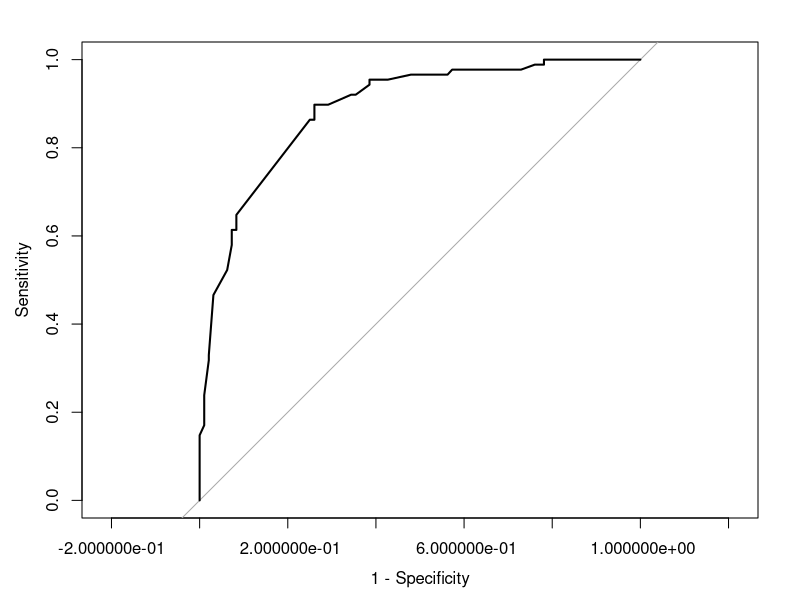
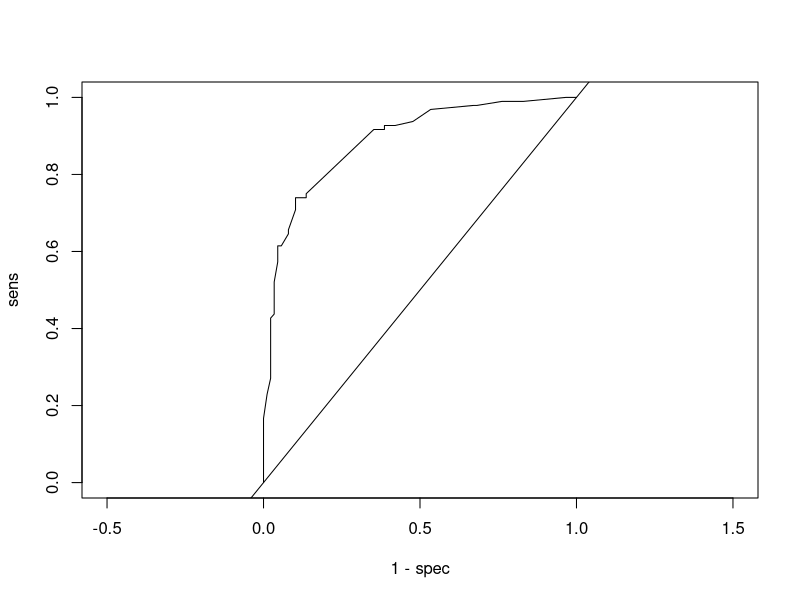
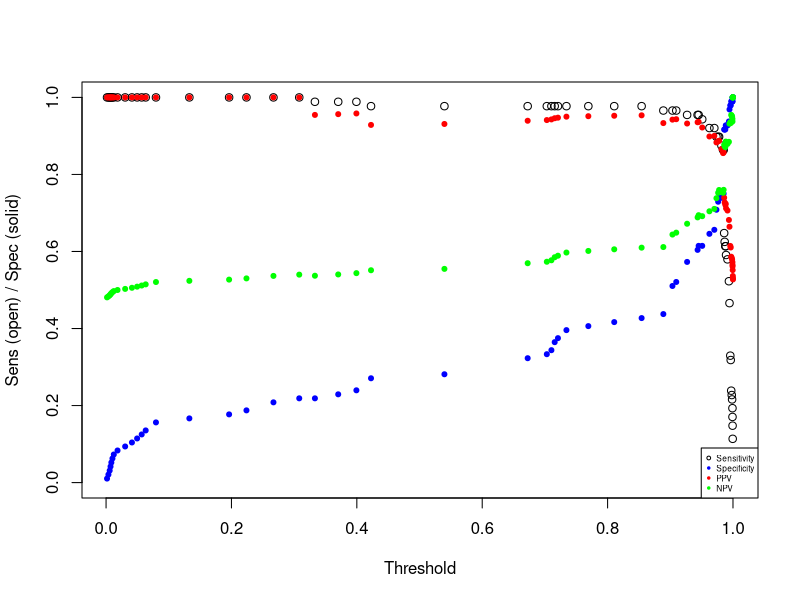
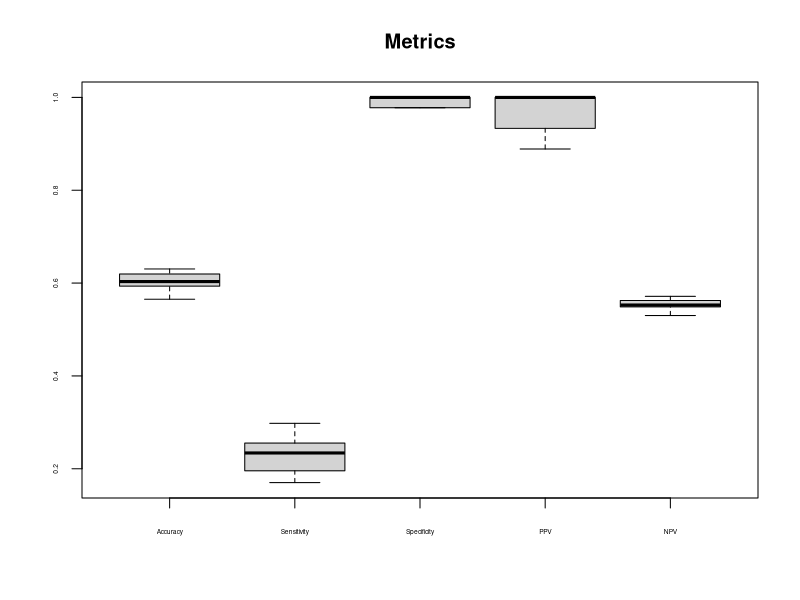
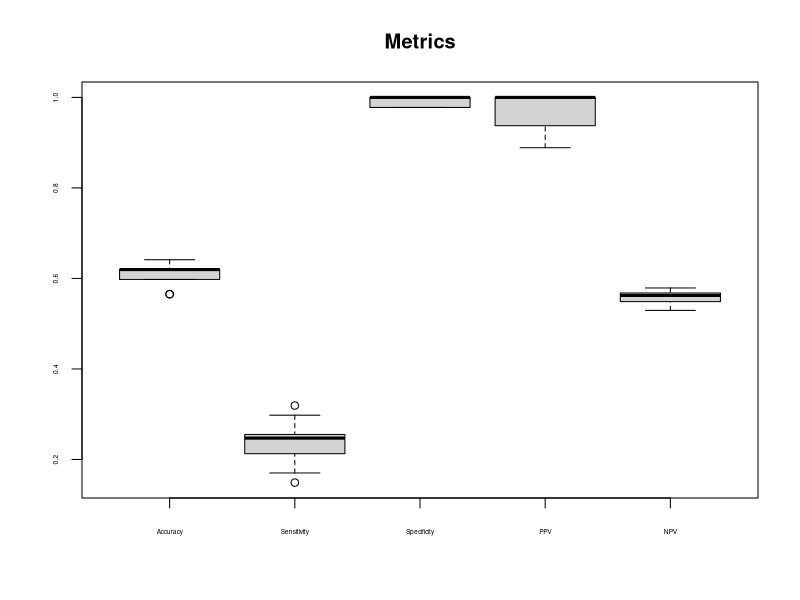
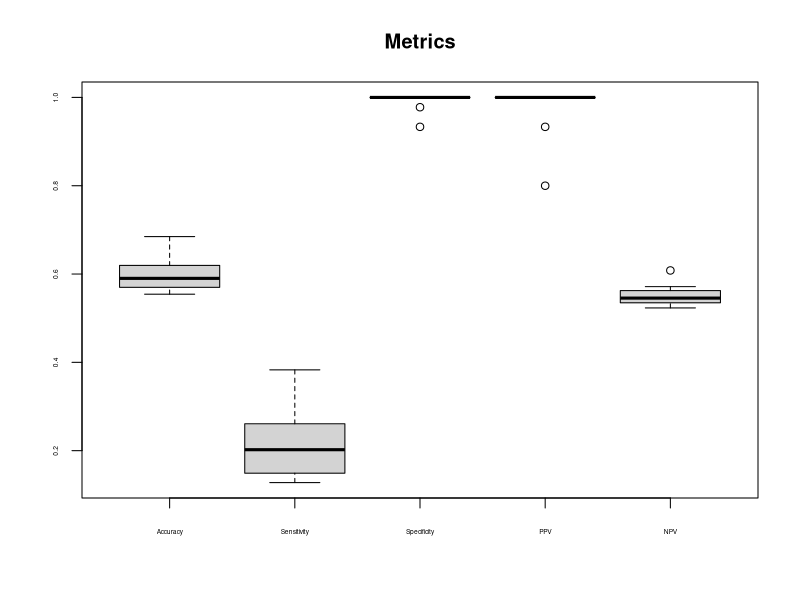
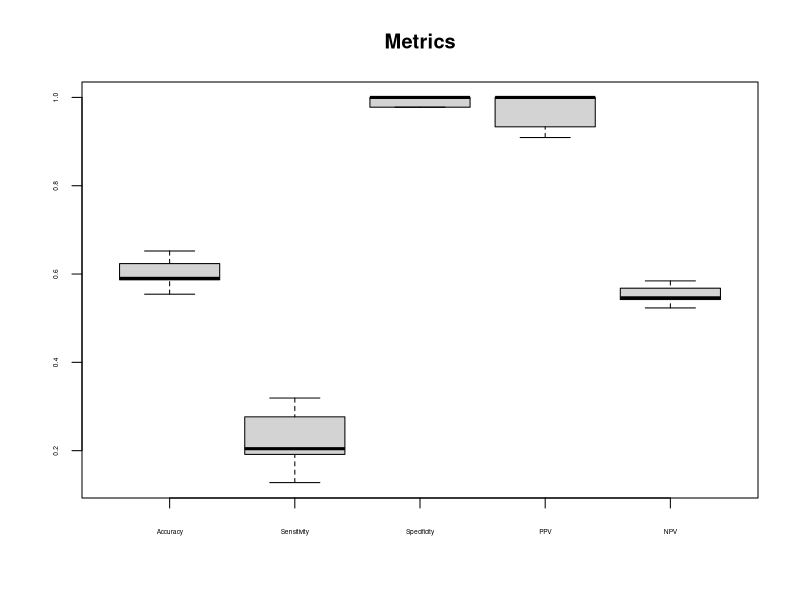

Here is the R script that generated these plots, in order:
## ---- chunk 1
knitr::opts_chunk$set(echo = TRUE)
## ---- chunk 2
#Reading in file
#install.packages("readxl")
library(readxl)
BabyShop <- read_excel("BabyShop.xlsx")
## ---- chunk 3
#1: Training and Testing Set
set.seed(935)
s <- sample(c(1:nrow(BabyShop)), .8*nrow(BabyShop))
train <- BabyShop[s,]
test <- BabyShop[-s,]
## ---- chunk 4
#2: Logistic Model
log.train <- glm(PREGNANT ~ ., data = train, family = binomial)
summary(log.train)
#Insignificant Variables Testing: 
train2 <- train[,-c(2,11)]
test2 <- test[,-c(2,11)]
log.train2 <- glm(PREGNANT ~ ., data = train2, family = binomial)
summary(log.train2)
## ---- chunk 5
#2 cont'd:  Further Testing Insignificant variables
library(car) 
vif(log.train)
train3 <- train[,-c(1,2,11)]
test3 <- test[,-c(1,2,11)]
log.train3 <-  glm(PREGNANT ~ ., data = train3, family = binomial)
summary(log.train3)
anova(log.train, log.train3, test="Chisq")
#I decided to use vif and anova test to determine if I should remove Implied Gender, Home_Apt_Po_Box, and Sea Bands
#VIF: The VIF values are low, so multicollinearity is not a problem.
#ANOVA: The p value of 0.4721 >.05. This shows that removing the variables does not worsen the model, and there is no significant differences.
#Conclusion: Since removing the variables does not hurt the model and makes all variables significant, I decided to make a model without the variables Implied Gender, Home_Apt_Po_Box, and Sea Bands. 
## ---- chunk 6
#3:ROC model and AUC
library(pROC)
test.PREGNANT <- factor(test3$PREGNANT, levels = c("1", "0"))  
probs.test <- predict(log.train3, newdata = test3, type = "response")
rocCurve <- roc(response = test.PREGNANT, predictor = probs.test)
plot(rocCurve, legacy.axes = TRUE)
auc(rocCurve)
##The 0.8885 auc is good for predicting; 1 is the highest it can be, so 0.8885 means the model is very good at predicting but not perfect. (TPR close to 1, FPR Low)
## ---- chunk 7
#Bonus 1: ROC Curve
#setting up vectors for loop
thresh <- seq(from = 0, to = 1, by=.005) #I did 1/200=.005
n <- length(thresh)
sens <- numeric(n)
spec <- numeric(n)

#loop for sens and spec values
for(i in 1:n){
  pred.test_bonus <- ifelse(probs.test >= thresh[i], 1, 0)  
  pred.test_bonus <- factor(pred.test_bonus, levels = c("1", "0"))
  t <- table(pred.test_bonus, test.PREGNANT)
  sens[i] <- t[1,1]/sum(t[1,1]+t[2,1])
  spec[i] <- t[2,2]/sum(t[1,2]+t[2,2])
  
}

## Roc Curve by hand:
par(mfrow=c(1,1))
plot(1-spec, sens, ylim=c(0,1), xlim=c(-.5,1.5), type="l")
abline(a=0, b=1)
## ---- chunk 8
#Bonus 2: 
#trapezoidal rule 
-sum(diff(1-spec) * ((sens[-1] + sens[-length(sens)]) / 2)) 
#0.8876065 is similar to 0.8885, but a little off since trapezoidal rule is more an an estimate. Also, I had to take the negative of the sum. Overall, the auc is close to 1 so it has good prediction power/ high TPR and low FPR. 
## ---- chunk 9
#4a: Simultaneous Sens, Spec, PPV, and NPV Crossplot

library(caret)
test.PREGNANT <- factor(test3$PREGNANT, levels = c("1", "0")) #had to set as factor, was not recognizing PREGNANT as one

#vectors for loop
thresholds <- rocCurve$thresholds
ppv <- numeric(length(thresholds))
npv <- numeric(length(thresholds))

#loop to get ppv and npv values
for (i in seq_along(thresholds)) {
  t <- thresholds[i]
  pred.test <- ifelse(probs.test > t, 1, 0)
  pred.test <- factor(pred.test, levels = c("1", "0")) 
  cm <- confusionMatrix(data = pred.test, reference = test.PREGNANT, positive = "1")
  ppv[i] <- cm$byClass['Pos Pred Value']
  npv[i] <- cm$byClass['Neg Pred Value']
}

#Plot with sens, spec, ppv, and npv
plot(rev(thresholds), rocCurve$sensitivities, 
     ylab = "Sens (open) / Spec (solid)", xlab = "Threshold")
points(rev(thresholds), rocCurve$specificities, col = "blue", pch = 20)
points(rev(thresholds), ppv, col = "red", pch = 20)  
points(rev(thresholds), npv, col = "green", pch = 20)
legend("bottomright", legend = c("Sensitivity", "Specificity", "PPV", "NPV"),col = c("black", "blue", "red", "green"), pch = c(1,20,20,20), cex = 0.5) #had to change pch for sensitivity on the legend so it looked open; also cex to make legend smaller because it covered graph too much
## ---- chunk 10
#4b: Plot estimation
#using plot: specificity around .95 threshold for .9 spec

#4c: finding actual with subset
threshold_specific <- data.frame(threshold = rev(rocCurve$thresholds),sensitivity = rocCurve$sensitivities, specificity = rocCurve$specificities)
print(subset(threshold_specific, specificity >= 0.9))
#actual minimum threshold: 0.9859469
## ---- chunk 11
#5a: Predict/Confusion Matrix
pred.test2 <- ifelse(probs.test > 0.9859469, 1, 0)
pred.test2 <- factor(pred.test2, levels = c("1", "0")) 
c <- confusionMatrix(data=pred.test2, test.PREGNANT, positive = "1")
c

#5b: Values and Interpretations
#Accuracy: The overall correctness of the model in predicting if people were pregnant(1) or not pregnant(0) was .587. 58.7% of the test set had the prediction of pregnant or not pregnant match the actual observation. 
mean(pred.test2 == test3$PREGNANT)  #Accuracy=(21+87)/(21+87+1+75)

#Sensitivity: 21.89% of those that were observed as being pregnant were predicted as being pregnant. The low sensitivity comes from the fact that the company wants to be certain they do not send pregnancy coupons to non pregnant people so less were classified as pregnant(1).
c$byClass[[1]] #Sensitivity=21/(21+75)

#Specificity: 98.86% of those that were observed as being not-pregnant were predicted as being not pregnant. The model was good at predicting non-pregnant observations due to the higher threshold which leads to high specificity.
c$byClass[[2]] # Specificity=87/(87+1)

#Positive Predictive Value: 95.45% of those predicted to be pregnant were actually observed as being pregnant. This high value shows that the company achieved their goal of having high certainty that who they predict to be pregnant and send coupons to is actually pregnant. 
c$byClass[[3]] #PPV=21/(21+1)

#Negative predictive value: 53.70 % of those predicted to be not-pregnant were actually observed as being not-pregnant. This lower percentage makes sense because the company was trying to be cautious/certain so some observed pregnant people were predicted to be not pregnant. 
c$byClass[[4]] #NPV=87/(87+75)
## ---- chunk 12
#1a: k=10 values
library(caret)
#Removing the insignificant variables from part 1
BabyShop2 <- BabyShop[, -c(1, 2, 11)]
BabyShop2$PREGNANT <- factor(BabyShop2$PREGNANT, levels = c(0, 1), labels = c("NonPregnant", "Pregnant")) #doing this in case it does not recognize as factor again

#myControl: from DataCamp lesson
myControl <- trainControl(
  method = "cv",
  number = 10,
  summaryFunction = twoClassSummary,
  classProbs = TRUE,
  savePredictions = "final",  
  verboseIter = TRUE
)

#Train() with full data set/cross validation
cv.model <- train(PREGNANT ~ ., data = BabyShop2, method = "glm", family = binomial(), trControl = myControl)
#predictions and threshold
predictions <- cv.model$pred
threshold <- 0.9859469

#Converting probabilities to binary predictions
predictions$pred_class <- ifelse(predictions$Pregnant > threshold, "Pregnant", "NonPregnant")
predictions$pred_class <- factor(predictions$pred_class, levels = c("NonPregnant", "Pregnant"))

#function to get metrics and confusion matrix for each fold
results <- with(predictions, tapply(seq_along(Pregnant), Resample, function(idx) {
  data <- predictions[idx, ]
  cm <- confusionMatrix(data = factor(data$pred_class, levels = c("NonPregnant", "Pregnant")), reference = factor(data$obs, levels = c("NonPregnant", "Pregnant")), positive = "Pregnant")
c(Accuracy = cm$overall['Accuracy'], 
    Sensitivity = cm$byClass['Sensitivity'], 
    Specificity = cm$byClass['Specificity'], 
    PPV = cm$byClass['Pos Pred Value'], 
    NPV = cm$byClass['Neg Pred Value'])
}))

#Turning into data frame for part 1b
library(dplyr)
results_df <- bind_rows(results, .id = "Fold")
print(results_df)
## ---- chunk 13
#1b
#Setting columns up as vectors
accuracy <- results_df$Accuracy.Accuracy
sensitivity <- results_df$Sensitivity.Sensitivity
specificity <- results_df$Specificity.Specificity
ppv <- results_df$`PPV.Pos Pred Value`
npv <- results_df$`NPV.Neg Pred Value`

#simultaneous box plots
boxplot(accuracy, sensitivity, specificity, ppv, npv,
        names = c("Accuracy","Sensitivity", "Specificity", "PPV", "NPV"),
        cex.axis = 0.4,
        main = "Metrics")

## ---- chunk 14
#1c:Summary Measures
#applying summary measures to all columns of dataframe
summary_stats <- sapply(results_df, function(x) {
  c(Mean = mean(x, na.rm = TRUE),
    Median = median(x, na.rm = TRUE),
    SD = sd(x, na.rm = TRUE),
    Min = min(x, na.rm = TRUE),
    Max = max(x, na.rm = TRUE))
})

summary_stats <- as.data.frame(t(summary_stats))
summary_stats
## ---- chunk 15
#2a: value: 0.9851035(below)
#a
library(caret)
#Removing the insignificant variables from part 1
BabyShop2 <- BabyShop[, -c(1, 2, 11)]
BabyShop2$PREGNANT <- factor(BabyShop2$PREGNANT, levels = c(0, 1), labels = c("NonPregnant", "Pregnant"))

#myControl: from DataCamp lesson
myControl <- trainControl(
  method = "cv",
  number = 10,
  summaryFunction = twoClassSummary,
  classProbs = TRUE,
  savePredictions = "final",  
  verboseIter = TRUE
)

#Train() with full data set/cross validation
cv.model <- train(PREGNANT ~ ., data = BabyShop2, method = "glm", family = binomial(), trControl = myControl)

#predictions and threshold
predictions <- cv.model$pred
threshold <- 0.9851035

#Converting probabilities to binary predictions
predictions$pred_class <- ifelse(predictions$Pregnant > threshold, "Pregnant", "NonPregnant")
predictions$pred_class <- factor(predictions$pred_class, levels = c("NonPregnant", "Pregnant"))

#function to get metrics and confusion matrix for each fold
results <- with(predictions, tapply(seq_along(Pregnant), Resample, function(idx) {
  data <- predictions[idx, ]
  cm <- confusionMatrix(data = factor(data$pred_class, levels = c("NonPregnant", "Pregnant")), 
                        reference = factor(data$obs, levels = c("NonPregnant", "Pregnant")), 
                        positive = "Pregnant")
  c(Accuracy = cm$overall['Accuracy'], 
    Sensitivity = cm$byClass['Sensitivity'], 
    Specificity = cm$byClass['Specificity'], 
    PPV = cm$byClass['Pos Pred Value'], 
    NPV = cm$byClass['Neg Pred Value'])
}))

#Turning into data frame for part 1b
library(dplyr)
results_df <- bind_rows(results, .id = "Fold")
print(results_df)

#b
#Setting columns up as vectors
accuracy <- results_df$Accuracy.Accuracy
sensitivity <- results_df$Sensitivity.Sensitivity
specificity <- results_df$Specificity.Specificity
ppv <- results_df$`PPV.Pos Pred Value`
npv <- results_df$`NPV.Neg Pred Value`

#simultaneous box plots
boxplot(accuracy, sensitivity, specificity, ppv, npv,
        names = c("Accuracy","Sensitivity", "Specificity", "PPV", "NPV"),
        cex.axis = 0.4,
        main = "Metrics")

#c
#applying summary measures to all columns of dataframe
summary_stats <- sapply(results_df, function(x) {
  c(Mean = mean(x, na.rm = TRUE),
    Median = median(x, na.rm = TRUE),
    SD = sd(x, na.rm = TRUE),
    Min = min(x, na.rm = TRUE),
    Max = max(x, na.rm = TRUE))
})

summary_stats <- as.data.frame(t(summary_stats))
summary_stats
## ---- chunk 16
#2a: value:0.9877573
#a
library(caret)
#Removing the insignificant variables from part 1
BabyShop2 <- BabyShop[, -c(1, 2, 11)]
BabyShop2$PREGNANT <- factor(BabyShop2$PREGNANT, levels = c(0, 1), labels = c("NonPregnant", "Pregnant"))

#myControl: from DataCamp lesson
myControl <- trainControl(
  method = "cv",
  number = 10,
  summaryFunction = twoClassSummary,
  classProbs = TRUE,
  savePredictions = "final",  # Ensure predictions are saved
  verboseIter = TRUE
)

#Train() with full data set/cross validation
cv.model <- train(PREGNANT ~ ., data = BabyShop2, method = "glm", family = binomial(), trControl = myControl)

#predictions and threshold
predictions <- cv.model$pred
threshold <- 0.9877573

#Converting probabilities to binary predictions
predictions$pred_class <- ifelse(predictions$Pregnant > threshold, "Pregnant", "NonPregnant")
predictions$pred_class <- factor(predictions$pred_class, levels = c("NonPregnant", "Pregnant"))

#function to get metrics and confusion matrix for each fold
results <- with(predictions, tapply(seq_along(Pregnant), Resample, function(idx) {
  data <- predictions[idx, ]
  cm <- confusionMatrix(data = factor(data$pred_class, levels = c("NonPregnant", "Pregnant")), 
                        reference = factor(data$obs, levels = c("NonPregnant", "Pregnant")), 
                        positive = "Pregnant")
  c(Accuracy = cm$overall['Accuracy'], 
    Sensitivity = cm$byClass['Sensitivity'], 
    Specificity = cm$byClass['Specificity'], 
    PPV = cm$byClass['Pos Pred Value'], 
    NPV = cm$byClass['Neg Pred Value'])
}))

#Turning into data frame for part 1b
library(dplyr)
results_df <- bind_rows(results, .id = "Fold")
print(results_df)

#b
#Setting columns up as vectors
accuracy <- results_df$Accuracy.Accuracy
sensitivity <- results_df$Sensitivity.Sensitivity
specificity <- results_df$Specificity.Specificity
ppv <- results_df$`PPV.Pos Pred Value`
npv <- results_df$`NPV.Neg Pred Value`

#simultaneous box plots
boxplot(accuracy, sensitivity, specificity, ppv, npv,
        names = c("Accuracy","Sensitivity", "Specificity", "PPV", "NPV"),
        cex.axis = 0.4,
        main = "Metrics")

#c
#applying summary measures to all columns of dataframe
summary_stats <- sapply(results_df, function(x) {
  c(Mean = mean(x, na.rm = TRUE),
    Median = median(x, na.rm = TRUE),
    SD = sd(x, na.rm = TRUE),
    Min = min(x, na.rm = TRUE),
    Max = max(x, na.rm = TRUE))
})

summary_stats <- as.data.frame(t(summary_stats))
summary_stats
## ---- chunk 17
#2a:0.9884539 (above)
#a
library(caret)
#Removing the insignificant variables from part 1
BabyShop2 <- BabyShop[, -c(1, 2, 11)] 
BabyShop2$PREGNANT <- factor(BabyShop2$PREGNANT, levels = c(0, 1), labels = c("NonPregnant", "Pregnant"))

#my Control: from Data Camp lesson
myControl <- trainControl(
  method = "cv",
  number = 10,
  summaryFunction = twoClassSummary,
  classProbs = TRUE,
  savePredictions = "final",  # Ensure predictions are saved
  verboseIter = TRUE
)

#Train() with full data set/cross validation
cv.model <- train(PREGNANT ~ ., data = BabyShop2, method = "glm", family = binomial(), trControl = myControl)

#predictions and threshold
predictions <- cv.model$pred
threshold <- 0.9884539

#Converting probabilities to binary predictions
predictions$pred_class <- ifelse(predictions$Pregnant > threshold, "Pregnant", "NonPregnant")
predictions$pred_class <- factor(predictions$pred_class, levels = c("NonPregnant", "Pregnant"))

#function to get metrics and confusion matrix for each fold
results <- with(predictions, tapply(seq_along(Pregnant), Resample, function(idx) {
  data <- predictions[idx, ]
  cm <- confusionMatrix(data = factor(data$pred_class, levels = c("NonPregnant", "Pregnant")), 
                        reference = factor(data$obs, levels = c("NonPregnant", "Pregnant")), 
                        positive = "Pregnant")
  c(Accuracy = cm$overall['Accuracy'], 
    Sensitivity = cm$byClass['Sensitivity'], 
    Specificity = cm$byClass['Specificity'], 
    PPV = cm$byClass['Pos Pred Value'], 
    NPV = cm$byClass['Neg Pred Value'])
}))

#Turning into data frame for part 1b
library(dplyr)
results_df <- bind_rows(results, .id = "Fold")
print(results_df)

#b
#Setting columns up as vectors
accuracy <- results_df$Accuracy.Accuracy
sensitivity <- results_df$Sensitivity.Sensitivity
specificity <- results_df$Specificity.Specificity
ppv <- results_df$`PPV.Pos Pred Value`
npv <- results_df$`NPV.Neg Pred Value`

#simultaneous box plots
boxplot(accuracy, sensitivity, specificity, ppv, npv,
        names = c("Accuracy","Sensitivity", "Specificity", "PPV", "NPV"),
        cex.axis = 0.4,
        main = "Metrics")

#c
#applying summary measures to all columns of dataframe
summary_stats <- sapply(results_df, function(x) {
  c(Mean = mean(x, na.rm = TRUE),
    Median = median(x, na.rm = TRUE),
    SD = sd(x, na.rm = TRUE),
    Min = min(x, na.rm = TRUE),
    Max = max(x, na.rm = TRUE))
})

summary_stats <- as.data.frame(t(summary_stats))
summary_stats
## ---- chunk 18
#2b: threshold choice = 0.9859469
